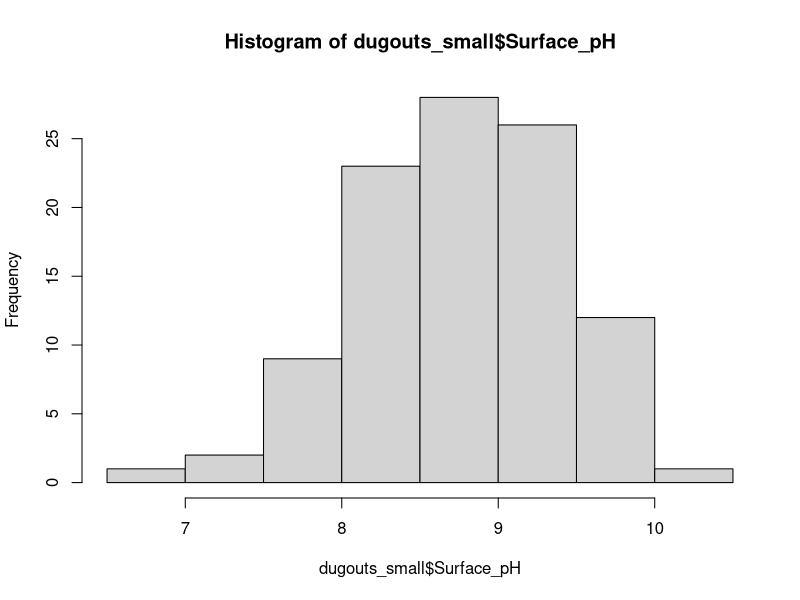

Recreate this plot in R. (Note: this script raises an error after producing the figure.)
# R BASICS ####

# start in the console #
# follow 'Intro to R' page on Data Carpentry #

# PACKAGES and DATA ####

# load the tidyverse (mostly for tidyr, dplyr, and ggplot2)
library(tidyverse)

# load in data from URL--you've probably already done this
#download.file(url = "https://raw.githubusercontent.com/bleds22e/FAST_lab_training/master/data/Dugout_master%202017.csv",
#             destfile = "data/dugout2017.csv")
dugouts <- readr::read_csv("data/dugout2017.csv", skip_empty_rows = TRUE)

# another way to read in your data is by putting the URL directly into the
# read_csv function. This will read the data into your environment but
# will not download the data into your project
# dugouts <- readr::read_csv("https://raw.githubusercontent.com/bleds22e/FAST_lab_training/master/data/Dugout_master%202017.csv")


# DATA EXPLORATION #

summary(dugouts)
colnames(dugouts)
str(dugouts)

# remove rows that are all NA
tail(dugouts)
dugouts <- dugouts[-(103:104),]

# let's select a few columns we do want
dugouts_small <- dugouts[c(1,4, 18:23, 38:57)]

# fix the date
head(dugouts_small) # shows the first 6 rows of the dataframe
unique(dugouts_small$Date) # shows all the unique values in the Date column
dugouts_small[dugouts_small$Date == "24-Jul",] # shows us the row(s) when date is wonky
head(dugouts_small) # note the row number and column number where the wonky date is
dugouts_small[5, 2] <- "24-Jul-17" # reassign date value that includes year
head(dugouts_small) # check that the value changed

# PLOTTING #

# histograms
hist(dugouts_small$Surface_pH)
hist(dugouts_small$DOC.mg.L) # that didn't work! why?

# why is it getting read in as a character?
dugouts_small$DOC.mg.L # note the wonky #N/A value
as.numeric(dugouts_small$DOC.mg.L) # what if we make them numeric instead of characters
dugouts_small$DOC.mg.L <- as.numeric(dugouts_small$DOC.mg.L) # re-assign the column as numeric
hist(dugouts_small$DOC.mg.L) # now it should run!

# scatter plot
plot(dugouts_small$Surface_pH, dugouts_small$DOC.mg.L)
